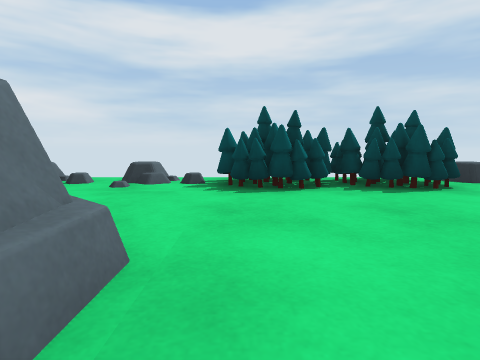
[1] (above)

19 first-person views from a walk through a Unity game level. The camera is 0.57 m above the floor, tilts 6° down and sees 80° across. The floor is counted in squares, 1 m on a side. Each view is taken from the middle of a square. On the plan, view 1 faces up. The plan holds only what a view shows up to about 9 squares ahead; the rest is blank.

[2]
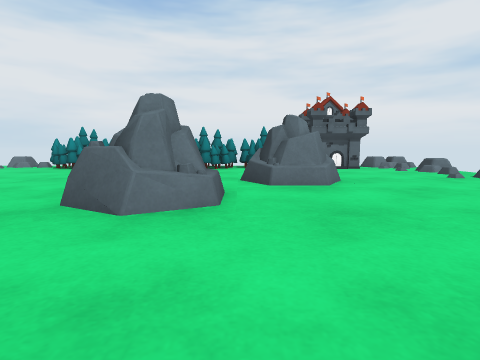

[3]
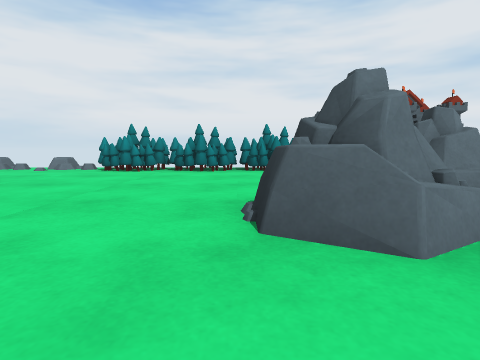

[4]
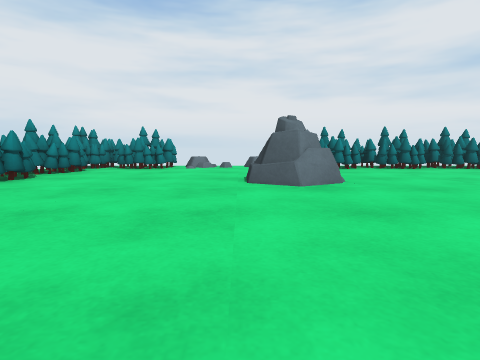

[5]
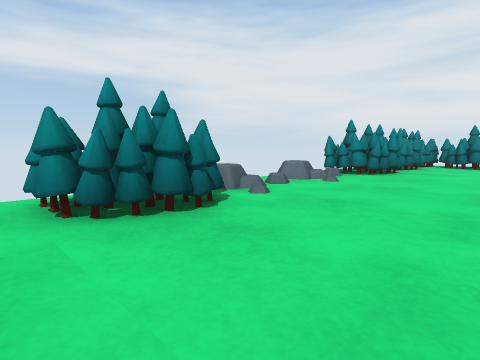

[6]
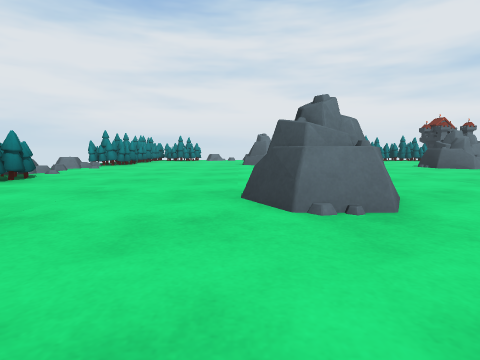

[7]
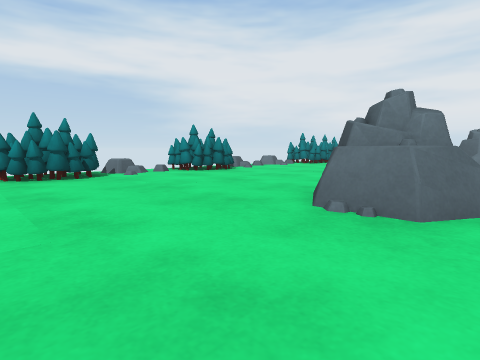

[8]
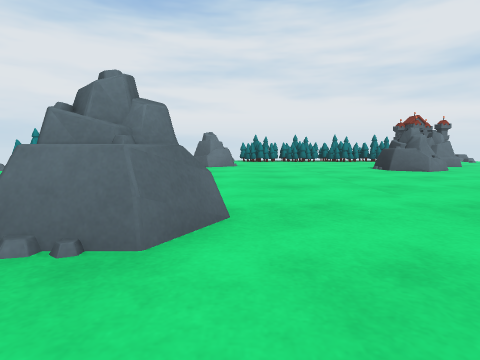

[9]
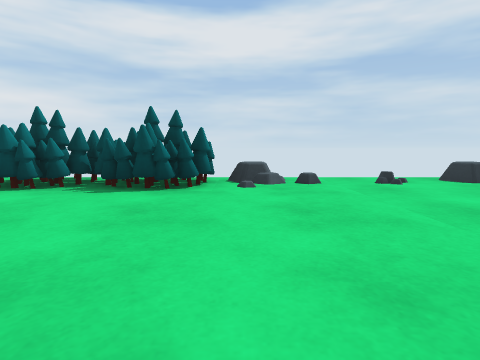

[10]
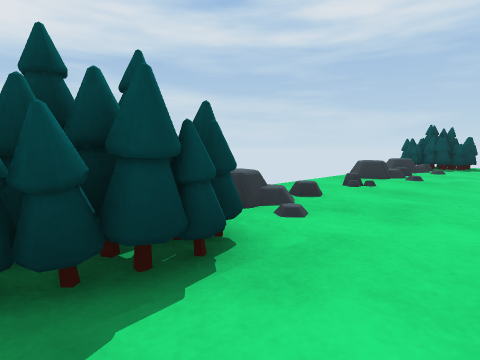

[11]
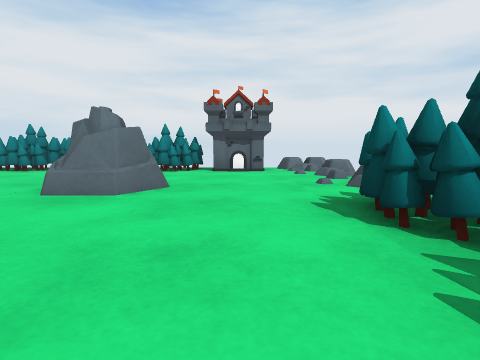

[12]
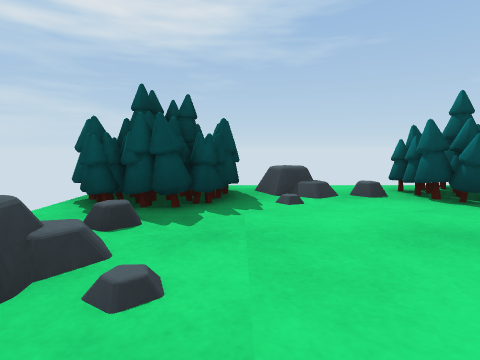

[13]
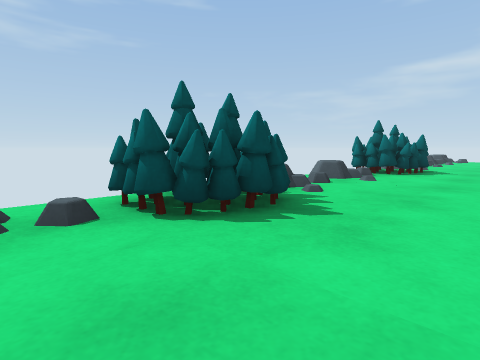

[14]
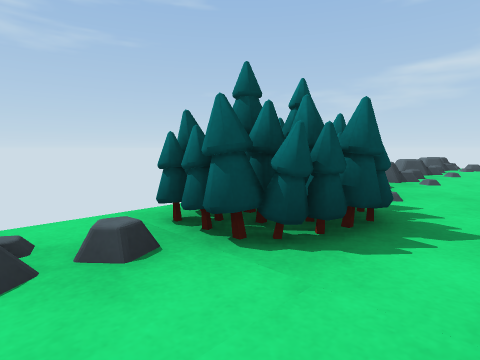

[15]
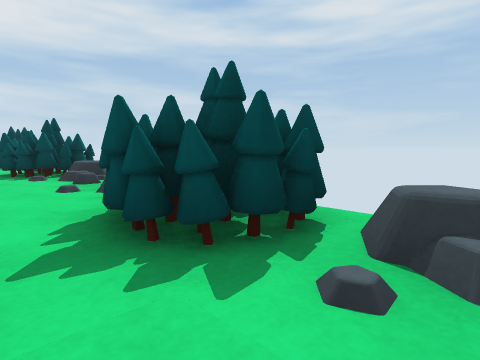

[16]
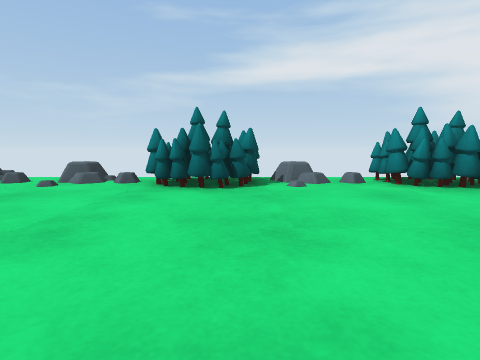

[17]
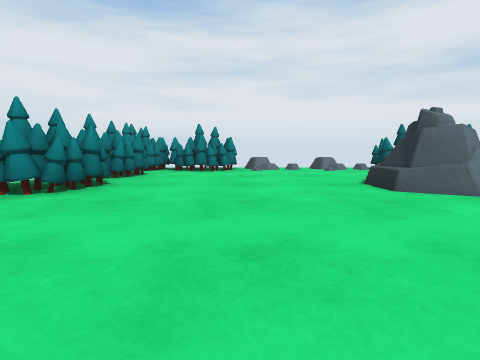

[18]
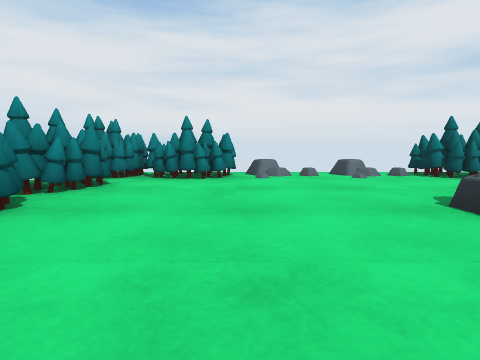

[19]
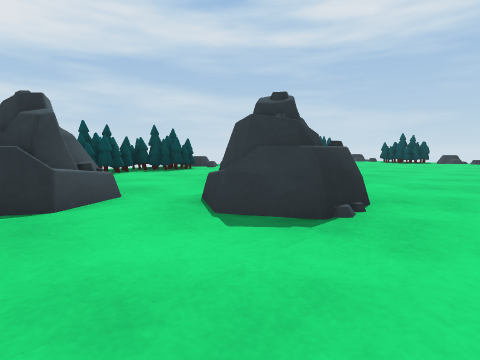

### Floor plan
Key: @ floor where view 1 was taken; # wall or solid block; x gap in a wall; . floor; = window, fence, low wall or low ledge; ^ raised ledge.
Columns run from 6 left of view 1 to 14 right of it. Each row starts with its distance up from view 1.
  6 =#===    #==  ===
  5 = = x #####=..= x ##
  4 x.....####........##
  3  #............  ...^
  2 ##...........   ...x
  1  #..##......    ..###
  0  #...=@........ ..##
 -1  #....##...........^
 -2  #..................
 -3  #...........    ..^
 -4  #............   ..x
 -5 ##.............  .##
 -6 ##...........=....##
 -7 ==..##....  ##.....^
 -8  ...................
 -9 x................ .^
-10 ##............... ..
-11 ##.................^
-12  #..................
-13  ######=#=###=###=#^
-14      #==# ##==##==#=

Where each view was taken, in squares from view 1:
view 1: 0 up, 0 right, facing up
view 2: 0 up, 4 right, facing left
view 3: 2 down, 3 right, facing left
view 4: 8 down, 4 right, facing left
view 5: 10 down, 6 right, facing down-left
view 6: 8 down, 10 right, facing left
view 7: 6 down, 10 right, facing down-left
view 8: 6 down, 9 right, facing left
view 9: 0 up, 4 right, facing up
view 10: 3 up, 2 right, facing up-right
view 11: 3 up, 3 right, facing left
view 12: 4 up, 9 right, facing right
view 13: 3 up, 10 right, facing down-right
view 14: 3 down, 11 right, facing down-right
view 15: 7 down, 11 right, facing up-right
view 16: 8 down, 8 right, facing down
view 17: 10 down, 3 right, facing left
view 18: 10 down, 1 right, facing left
view 19: 3 down, 2 left, facing up-right
